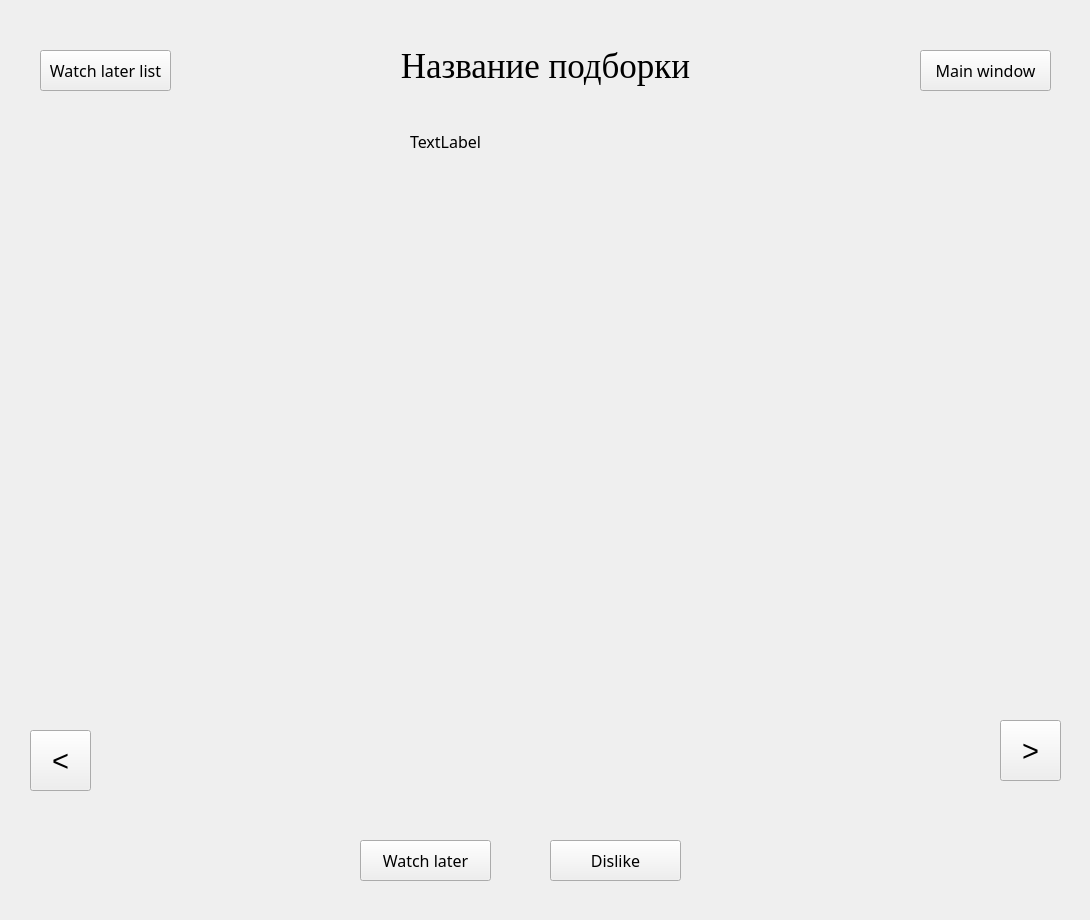
<?xml version="1.0" encoding="UTF-8"?>
<ui version="4.0">
 <class>Form</class>
 <widget class="QWidget" name="Form">
  <property name="enabled">
   <bool>true</bool>
  </property>
  <property name="geometry">
   <rect>
    <x>0</x>
    <y>0</y>
    <width>1090</width>
    <height>920</height>
   </rect>
  </property>
  <property name="sizePolicy">
   <sizepolicy hsizetype="Fixed" vsizetype="Fixed">
    <horstretch>0</horstretch>
    <verstretch>0</verstretch>
   </sizepolicy>
  </property>
  <property name="windowTitle">
   <string>Form</string>
  </property>
  <widget class="QLabel" name="label">
   <property name="geometry">
    <rect>
     <x>20</x>
     <y>130</y>
     <width>371</width>
     <height>551</height>
    </rect>
   </property>
   <property name="text">
    <string/>
   </property>
   <property name="scaledContents">
    <bool>true</bool>
   </property>
   <property name="alignment">
    <set>Qt::AlignCenter</set>
   </property>
   <property name="wordWrap">
    <bool>false</bool>
   </property>
   <property name="openExternalLinks">
    <bool>false</bool>
   </property>
  </widget>
  <widget class="QLabel" name="label_2">
   <property name="geometry">
    <rect>
     <x>410</x>
     <y>130</y>
     <width>650</width>
     <height>550</height>
    </rect>
   </property>
   <property name="maximumSize">
    <size>
     <width>650</width>
     <height>550</height>
    </size>
   </property>
   <property name="font">
    <font>
     <family>Lucida Bright</family>
     <pointsize>12</pointsize>
    </font>
   </property>
   <property name="text">
    <string>TextLabel</string>
   </property>
   <property name="alignment">
    <set>Qt::AlignLeading|Qt::AlignLeft|Qt::AlignTop</set>
   </property>
  </widget>
  <widget class="QPushButton" name="pushButton">
   <property name="geometry">
    <rect>
     <x>30</x>
     <y>730</y>
     <width>61</width>
     <height>61</height>
    </rect>
   </property>
   <property name="font">
    <font>
     <pointsize>22</pointsize>
    </font>
   </property>
   <property name="text">
    <string>&lt;</string>
   </property>
  </widget>
  <widget class="QPushButton" name="pushButton_2">
   <property name="geometry">
    <rect>
     <x>1000</x>
     <y>720</y>
     <width>61</width>
     <height>61</height>
    </rect>
   </property>
   <property name="font">
    <font>
     <pointsize>22</pointsize>
    </font>
   </property>
   <property name="text">
    <string>&gt;</string>
   </property>
  </widget>
  <widget class="QLabel" name="label_3">
   <property name="geometry">
    <rect>
     <x>360</x>
     <y>30</y>
     <width>371</width>
     <height>71</height>
    </rect>
   </property>
   <property name="font">
    <font>
     <family>Times New Roman</family>
     <pointsize>26</pointsize>
     <weight>50</weight>
     <italic>false</italic>
     <bold>false</bold>
     <underline>false</underline>
     <strikeout>false</strikeout>
    </font>
   </property>
   <property name="text">
    <string>Название подборки</string>
   </property>
   <property name="alignment">
    <set>Qt::AlignCenter</set>
   </property>
  </widget>
  <widget class="QPushButton" name="pushButton_5">
   <property name="geometry">
    <rect>
     <x>920</x>
     <y>50</y>
     <width>131</width>
     <height>41</height>
    </rect>
   </property>
   <property name="font">
    <font>
     <family>Lucida Bright</family>
     <pointsize>12</pointsize>
    </font>
   </property>
   <property name="text">
    <string>Main window</string>
   </property>
  </widget>
  <widget class="QPushButton" name="pushButton_6">
   <property name="enabled">
    <bool>true</bool>
   </property>
   <property name="geometry">
    <rect>
     <x>40</x>
     <y>50</y>
     <width>131</width>
     <height>41</height>
    </rect>
   </property>
   <property name="font">
    <font>
     <family>Lucida Bright</family>
     <pointsize>12</pointsize>
    </font>
   </property>
   <property name="text">
    <string>Watch later list</string>
   </property>
  </widget>
  <widget class="QPushButton" name="pushButton_3">
   <property name="enabled">
    <bool>true</bool>
   </property>
   <property name="geometry">
    <rect>
     <x>360</x>
     <y>840</y>
     <width>131</width>
     <height>41</height>
    </rect>
   </property>
   <property name="font">
    <font>
     <family>Lucida Bright</family>
     <pointsize>12</pointsize>
    </font>
   </property>
   <property name="text">
    <string>Watch later</string>
   </property>
  </widget>
  <widget class="QPushButton" name="pushButton_4">
   <property name="enabled">
    <bool>true</bool>
   </property>
   <property name="geometry">
    <rect>
     <x>550</x>
     <y>840</y>
     <width>131</width>
     <height>41</height>
    </rect>
   </property>
   <property name="font">
    <font>
     <family>Lucida Bright</family>
     <pointsize>12</pointsize>
    </font>
   </property>
   <property name="text">
    <string>Dislike</string>
   </property>
  </widget>
 </widget>
 <resources/>
 <connections/>
</ui>
